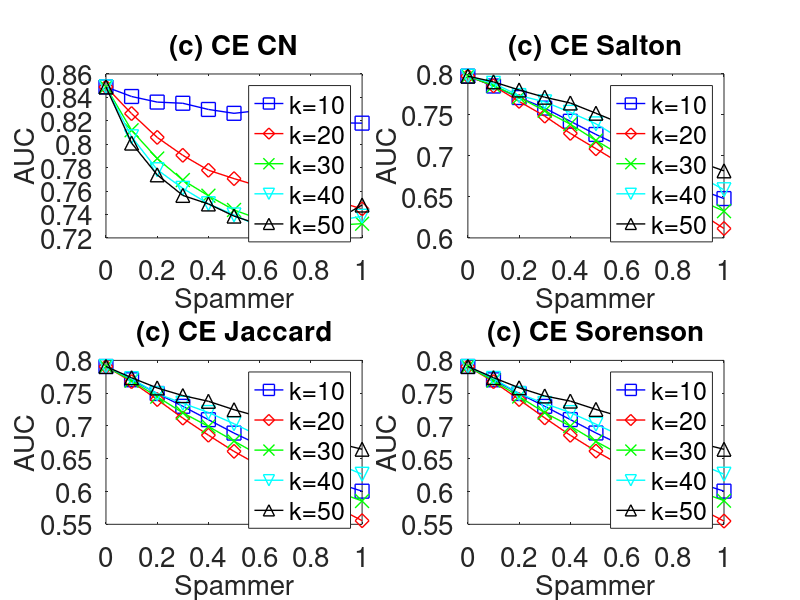

The MATLAB script that drew this image:
subplot(2,2,1);
x=0:0.1:1;
y=[0.848943    0.8407693	0.8359933	0.8349947	0.8297091	0.8264022	0.8288552	0.8212036	0.819116	0.8183059	0.8180034
];
plot(x,y,'-bs','LineWidth',1,'MarkerSize',10);
hold on;

y=[0.848943 	0.8261583	0.8058379	0.7905394	0.7778157	0.7706398	0.7640183	0.7555788	0.7510271	0.7513814	0.7447428
];
plot(x,y,'-rd','LineWidth',1,'MarkerSize',10);
hold on;

y=[0.848943 	0.8119576	0.787804	0.7693617	0.7560137	0.7438418	0.7359719	0.7326637	0.7341238	0.7308437	0.7321625];
plot(x,y,'-gx','LineWidth',1,'MarkerSize',10);
hold on;

y=[0.848943 	0.8063671	0.7782342	0.762337	0.7491817	0.7396295	0.7295316	0.7288547	0.7301001	0.7346106	0.7385101];
plot(x,y,'-cv','LineWidth',1,'MarkerSize',10);
hold on;

y=[0.848943 	0.8009768	0.7738592	0.7562962	0.7489828	0.7386279	0.7313581	0.7298921	0.7319018	0.7354917	0.7480589];
plot(x,y,'-k^','LineWidth',1,'MarkerSize',10);


set(gca,'FontSize',20);
xlabel('Spammer','fontsize',20);
ylabel('AUC','fontsize',20);
title('(c) CE CN','fontsize',20);

legend('k=10','k=20','k=30','k=40','k=50');
hold on;



subplot(2,2,2);
x=0:0.1:1;
y=[0.7973666    0.7853103	0.7712679	0.7583592	0.7423161	0.7262223	0.7113078	0.6926612	0.6770028	0.6595399	0.6479946
];
plot(x,y,'-bs','LineWidth',1,'MarkerSize',10);
hold on;

y=[0.7973666	0.7854748	0.7665591	0.7485886	0.7275496	0.7088338	0.6898619	0.6682623	0.6490045	0.6316098	0.61143
];
plot(x,y,'-rd','LineWidth',1,'MarkerSize',10);
hold on;

y=[0.7973666	0.7858362	0.7715988	0.7550629	0.7387646	0.7188322	0.7003145	0.6829891	0.6670548	0.6467996	0.6325647
];
plot(x,y,'-gx','LineWidth',1,'MarkerSize',10);
hold on;

y=[0.7973666	0.7885772	0.7736878	0.7659992	0.7532303	0.7391744	0.7204186	0.7059945	0.6896485	0.6757864	0.6587808];
plot(x,y,'-cv','LineWidth',1,'MarkerSize',10);
hold on;

y=[0.7973666	0.7904179	0.7804752	0.7716369	0.7645875	0.7520985	0.7393147	0.7254116	0.7118529	0.6928711	0.681789];
plot(x,y,'-k^','LineWidth',1,'MarkerSize',10);


set(gca,'FontSize',20);
xlabel('Spammer','fontsize',20);
ylabel('AUC','fontsize',20);
title('(c) CE Salton','fontsize',20);

legend('k=10','k=20','k=30','k=40','k=50');
hold on;


subplot(2,2,3);
x=0:0.1:1;
y=[0.790692 	0.7704688	0.7494965	0.7299697	0.7095891	0.6891229	0.6705866	0.6506582	0.6323804	0.6129595	0.6005253
];
plot(x,y,'-bs','LineWidth',1,'MarkerSize',10);
hold on;

y=[0.790692 	0.7675644	0.7403074	0.7119854	0.6859588	0.6612052	0.6393495	0.6156696	0.5949284	0.5758616	0.5555513
];
plot(x,y,'-rd','LineWidth',1,'MarkerSize',10);
hold on;

y=[0.790692 	0.7689872	0.7446515	0.7200498	0.6992993	0.6768907	0.6550251	0.6369091	0.6191698	0.5997516	0.585562
];
plot(x,y,'-gx','LineWidth',1,'MarkerSize',10);
hold on;

y=[0.790692 	0.7722129	0.7491979	0.7346262	0.7205071	0.7033638	0.68461	0.6703382	0.6538611	0.642709	0.6263411];
plot(x,y,'-cv','LineWidth',1,'MarkerSize',10);
hold on;

y=[0.790692 	0.7735327	0.7579741	0.74632	0.7376306	0.7247983	0.7138544	0.7013831	0.6908294	0.6740711	0.6644772];
plot(x,y,'-k^','LineWidth',1,'MarkerSize',10);


set(gca,'FontSize',20);
xlabel('Spammer','fontsize',20);
ylabel('AUC','fontsize',20);
title('(c) CE Jaccard','fontsize',20);

legend('k=10','k=20','k=30','k=40','k=50');
hold on;



subplot(2,2,4);
x=0:0.1:1;
y=[0.7907112	0.7703977	0.7494703	0.7299194	0.7097156	0.6892866	0.6707715	0.6509254	0.6321086	0.6130447	0.6005932
];
plot(x,y,'-bs','LineWidth',1,'MarkerSize',10);
hold on;

y=[0.7907112	0.7675905	0.7402751	0.7123228	0.6857989	0.6615422	0.6393693	0.6158427	0.5950531	0.5752696	0.5548868
];
plot(x,y,'-rd','LineWidth',1,'MarkerSize',10);
hold on;

y=[0.7907112	0.7689733	0.7449097	0.7202104	0.6997418	0.6763181	0.6552734	0.6366257	0.619292	0.600184	0.586123
];
plot(x,y,'-gx','LineWidth',1,'MarkerSize',10);
hold on;

y=[0.7907112	0.7725283	0.7493934	0.7342393	0.720403	0.7026736	0.6846502	0.6700829	0.6537214	0.6429159	0.626406
];
plot(x,y,'-cv','LineWidth',1,'MarkerSize',10);
hold on;

y=[0.7907112	0.7736571	0.7582388	0.7457824	0.7379315	0.7252275	0.7138246	0.7018308	0.6904996	0.6741588	0.6644099
];
plot(x,y,'-k^','LineWidth',1,'MarkerSize',10);


set(gca,'FontSize',20);
xlabel('Spammer','fontsize',20);
ylabel('AUC','fontsize',20);
title('(c) CE Sorenson','fontsize',20);

legend('k=10','k=20','k=30','k=40','k=50');
hold on;